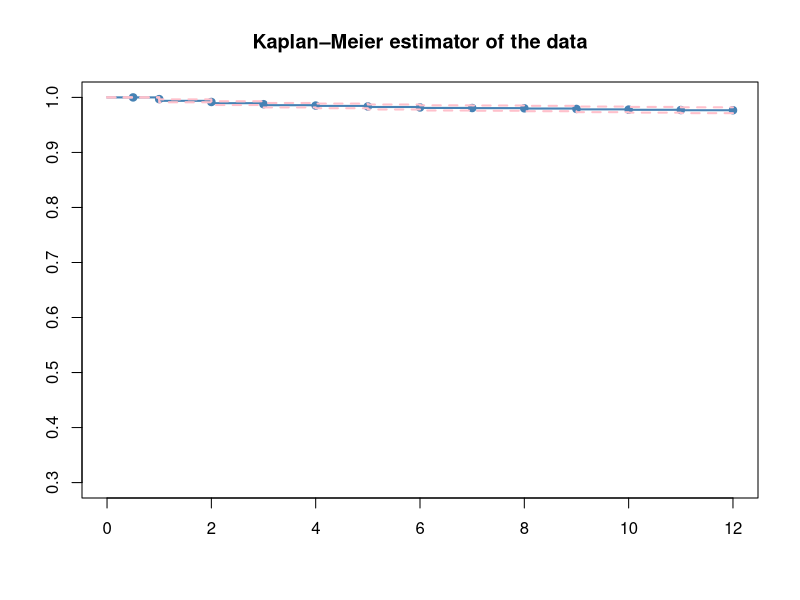

The R source for this figure: (Note: this script raises an error after producing the figure.)
## ---- chunk 1
# echo = FALSE
library(survival)
library(KMsurv)
data(pneumon)
head(pneumon,3)
dim(pneumon)
## ---- chunk 2
mean(pneumon$chldage) #mean of Age child had pneumonia in 
mean(pneumon$agepn)
length(which(pneumon$hospital=="1")) 
length(which(pneumon$hospital=="0")) 
#number of child Indicator for hospitalization for pneumonia

pneumon.fit <- survfit(Surv(pneumon$chldage,pneumon$hospital)~1)

plot(pneumon.fit,mark=19,lwd=2,ylim = c(0.3,1.0),
     col=c("steelblue","pink","pink"), 
     main="Kaplan–Meier estimator of the data")

summary(pneumon.fit)
print(pneumon.fit)

# why is it not working? All NA 
quantile(pneumon.fit, probs=c(.75,.50,.25),
         conf.int=FALSE) 
## ---- chunk 3
table(pneumon$hospital)

set.seed(99)
balance_data2 <- function(df, method, dsize){
  event <- df[df$hospital=="1",]
  censored <- df[df$hospital=="0",]
  nevent <- nrow(event)
  ncensored <- nrow(censored)
  
  if(method == "down"){
    if(nevent > ncensored)
    {
      dfe <- events[sample(1:nevent, dsize, replace=F),]
      new_dataset <- rbind(censored,dfe)
    }
    else{ #nevent <= ncensored
      dfc <- censored[sample(1:ncensored, dsize, replace = F),]
      new_dataset <- rbind(event,dfc)
    }
    new_dataset
  }
  
  else if(method =="up"){
    if(nevent < ncensored){
      dfe <- event[sample(1:nevent, dsize, replace = T),]
      new_dataset <- rbind(censored,dfe)
    }
    else{ #nevent <= ncensored
      dfc <- censored[sample(1:ncensored, dsize, replace = T),]
      new_dataset <- rbind(event,dfc)
    }
  }
  new_dataset
}

plotKM <- function(dataset){
  pneumon.fit <- survfit(Surv(dataset$chldage,dataset$hospital)~1)
  summary(pneumon.fit)
  print(pneumon.fit)
  plot(pneumon.fit,mark=19,lwd=2,ylim = c(0.3,1.0),
       col=c("steelblue","pink","pink"))
}

#down sample to 73
new_dataset_down <- balance_data(pneumon,method="down",dsize = 73)
table(new_dataset_down$hospital)
plotKM(new_dataset_down)
title("Kaplan–Meier estimator of the downsample 73 data") 

#up sample to 3397
new_dataset_up <- balance_data(pneumon,method="up", dsize = 3397)
table(new_dataset_up$hospital)
plotKM(new_dataset_up)
title("Kaplan–Meier estimator of the upsample to 3397 data") 

#up saple for event and down sample for censored 150 each 
new_dataset150 <- balance_data(pneumon,method="up", dsize = 150)
new_dataset150 <- balance_data(new_dataset150,method="down",dsize = 150)
table(new_dataset150$hospital)
plotKM(new_dataset150)
title("Kaplan–Meier estimator of the up-down-sample to 150 data") 

